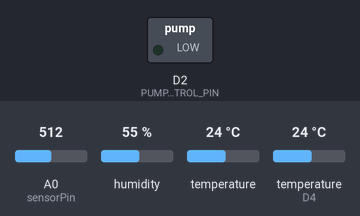
Simulated run of this sketch. Board: ESP8266 (NodeMCU). On the bench: switched loads named in the sketch (green lamp = pin HIGH). The inputs (shaded band) are chosen by the test bench; at power-on: A0 (sensorPin) = 512, humidity 55 %, temperature 24 °C, temperature (sensor on D4) 24 °C. Random numbers use the default seed unless the sketch sets one; no radio packets arrive unless stated; what the sketch prints to the serial monitor is not drawn.

Above: at 1.2 s.
1.3 s: A0 (sensorPin) set to 682
3.1 s: A0 (sensorPin) set to 712
At 4.9 s:
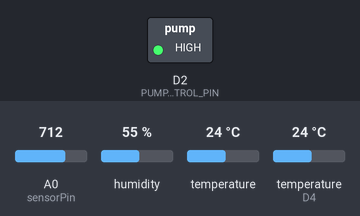
8.1 s: A0 (sensorPin) set to 690
At 9.8 s:
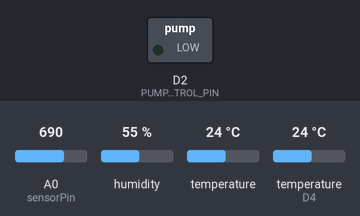
10.1 s: A0 (sensorPin) set to 710
At 11.5 s:
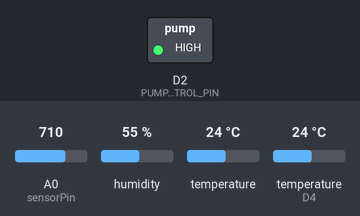
Timing chart, 0 to 13.1 s (numbered marks = the images above; inputs shaded):
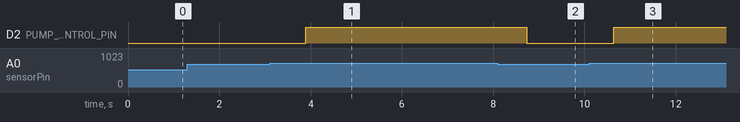

The sketch:

AgriLoRa_Sensor_Node_2.ino
```cpp
// ============================================================================
// IoT Sensor Node 2 (LoRa) for AgriLoRaX
// Description:
//  - Reads data from DHT11 (temperature & humidity), DS18B20 (internal temp),
//    and soil moisture sensor
//  - Sends the data via LoRa to a central cluster head
//  - Receives actuator control signals via LoRa (e.g., for water pump control)
// Hardware:
//  - ESP8266, DHT11, DS18B20, Soil Moisture Sensor, LoRa SX1278
//  - Uses digital pin D3 for DS18B20, D4 for DHT11, A0 for soil moisture
// Author: Rithvidas Rathish | 2025
// ============================================================================

#include <Wire.h>
#include <SPI.h>
#include <LoRa.h>
#include <DHT.h>
#include <OneWire.h>
#include <DallasTemperature.h>

// ---------------------- Pin Definitions ----------------------
#define sensorPin A0              // Analog pin for soil moisture
#define ONE_WIRE_BUS D3           // DS18B20 pin
#define DHTPIN D4                 // DHT11 pin
#define PUMP_CONTROL_PIN D2       // Output control for pump or actuator
#define ss 15                     // LoRa SS
#define rst 16                    // LoRa RST
#define dio0 2                    // LoRa DIO0

// ---------------------- Global Variables ----------------------
OneWire oneWire(ONE_WIRE_BUS);
DallasTemperature sensors(&oneWire);
DHT dht(DHTPIN, DHT11);

uint8_t sensor2[8] = { 0x28, 0xF7, 0x14, 0x55, 0x00, 0x00, 0x00, 0xD3 }; // DS18B20 address

String outgoing;
byte msgCount = 0;
byte localAddress = 0xBB;
byte destination = 0xFF;
long lastSendTime = 0;
int interval = 50;
String temp; // received command string

// ---------------------- Setup ----------------------
void setup()
{
  Serial.begin(115200);
  dht.begin();
  sensors.begin();
  pinMode(PUMP_CONTROL_PIN, OUTPUT);

  Serial.println("LoRa Two Way Communication (Sensor 2)");
  LoRa.setPins(ss, rst, dio0);
  if (!LoRa.begin(500E6)) {
    Serial.println("Starting LoRa failed!");
    while (1);
  }
}

// ---------------------- Main Loop ----------------------
void loop()
{
  if (millis() - lastSendTime > interval) {
    float temperature = dht.readTemperature();
    float humidity = dht.readHumidity();
    int sensorValue = analogRead(sensorPin);
    int outputValue = map(sensorValue, 0, 1023, 255, 0);

    // Actuator control logic based on soil moisture
    digitalWrite(PUMP_CONTROL_PIN, sensorValue < 700 ? LOW : HIGH);

    // Read internal temperature
    sensors.requestTemperatures();
    float internaltemp = sensors.getTempC(sensor2);

    // Debugging info
    Serial.printf("Soil Moisture = %d\nSensor 2 (internal temp) = %.2f \xC2\xB0C\nTemperature: %.2f \xC2\xB0C\nHumidity: %.2f %%\n\n", sensorValue, internaltemp, temperature, humidity);

    // Compose LoRa message
    String message = String(temperature) + "/" + String(humidity) + "|" + String(internaltemp) + "[" + String(sensorValue);
    sendMessage(message);

    lastSendTime = millis();
    interval = random(50) + 100;
  }

  onReceive(LoRa.parsePacket());
}

// ---------------------- Send Data over LoRa ----------------------
void sendMessage(String outgoing) {
  LoRa.beginPacket();
  LoRa.write(destination);
  LoRa.write(localAddress);
  LoRa.write(msgCount);
  LoRa.write(outgoing.length());
  LoRa.print(outgoing);
  LoRa.endPacket();
  msgCount++;
}

// ---------------------- Receive LoRa Packet ----------------------
void onReceive(int packetSize) {
  if (packetSize == 0) return;

  int recipient = LoRa.read();
  byte sender = LoRa.read();
  byte incomingMsgId = LoRa.read();
  byte incomingLength = LoRa.read();

  String LoRaData = LoRa.readString();
  int intValue = LoRaData.toInt();

  Serial.print("Received packet: ");
  Serial.print(LoRaData);
  Serial.print("' with RSSI ");
  Serial.println(LoRa.packetRssi());

  temp = LoRaData.substring(0, LoRaData.length());

  // Control pump via LoRa message
  if (temp == "0") digitalWrite(PUMP_CONTROL_PIN, LOW);
  else if (temp == "1") digitalWrite(PUMP_CONTROL_PIN, HIGH);

  Serial.print(F("Received Command: "));
  Serial.println(temp);

  delay(1000);
}
```

Measured:
- the behaviour switches between 699 and 700 on A0 (sensorPin) (found by bisection; images 0 and 1)
- after the input at 1.3 s, every drawn part: stays the same
- after the input at 3.1 s, D2 (PUMP_CONTROL_PIN): LOW → HIGH after 0.80 s
- after the input at 8.1 s, D2 (PUMP_CONTROL_PIN): HIGH → LOW after 0.63 s
- after the input at 10.1 s, D2 (PUMP_CONTROL_PIN): LOW → HIGH after 0.54 s
